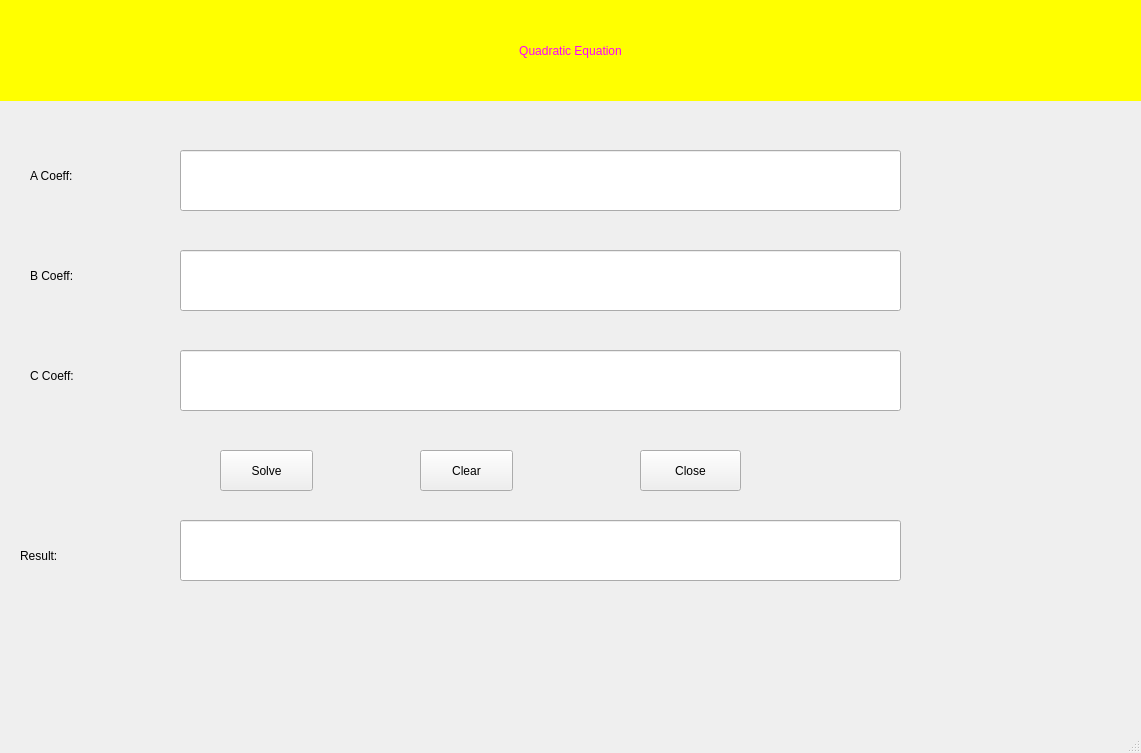
<?xml version="1.0" encoding="UTF-8"?>
<ui version="4.0">
 <class>MainWindow</class>
 <widget class="QMainWindow" name="MainWindow">
  <property name="geometry">
   <rect>
    <x>0</x>
    <y>0</y>
    <width>1141</width>
    <height>753</height>
   </rect>
  </property>
  <property name="windowTitle">
   <string>MainWindow</string>
  </property>
  <widget class="QWidget" name="centralwidget">
   <widget class="QLabel" name="label">
    <property name="geometry">
     <rect>
      <x>0</x>
      <y>0</y>
      <width>1141</width>
      <height>101</height>
     </rect>
    </property>
    <property name="styleSheet">
     <string notr="true">font: 24pt &quot;MS Shell Dlg 2&quot;;
color: rgb(255, 0, 255);
background-color: rgb(255, 255, 0);</string>
    </property>
    <property name="text">
     <string>Quadratic Equation</string>
    </property>
    <property name="alignment">
     <set>Qt::AlignCenter</set>
    </property>
   </widget>
   <widget class="QLabel" name="label_2">
    <property name="geometry">
     <rect>
      <x>30</x>
      <y>150</y>
      <width>111</width>
      <height>51</height>
     </rect>
    </property>
    <property name="styleSheet">
     <string notr="true">font: 16pt &quot;MS Shell Dlg 2&quot;;</string>
    </property>
    <property name="text">
     <string>A Coeff:</string>
    </property>
   </widget>
   <widget class="QLabel" name="label_3">
    <property name="geometry">
     <rect>
      <x>30</x>
      <y>250</y>
      <width>111</width>
      <height>51</height>
     </rect>
    </property>
    <property name="styleSheet">
     <string notr="true">font: 16pt &quot;MS Shell Dlg 2&quot;;</string>
    </property>
    <property name="text">
     <string>B Coeff:</string>
    </property>
   </widget>
   <widget class="QLabel" name="label_4">
    <property name="geometry">
     <rect>
      <x>30</x>
      <y>350</y>
      <width>111</width>
      <height>51</height>
     </rect>
    </property>
    <property name="styleSheet">
     <string notr="true">font: 16pt &quot;MS Shell Dlg 2&quot;;</string>
    </property>
    <property name="text">
     <string>C Coeff:</string>
    </property>
   </widget>
   <widget class="QLineEdit" name="lineEditA">
    <property name="geometry">
     <rect>
      <x>180</x>
      <y>150</y>
      <width>721</width>
      <height>61</height>
     </rect>
    </property>
    <property name="styleSheet">
     <string notr="true">font: 16pt &quot;MS Shell Dlg 2&quot;;</string>
    </property>
   </widget>
   <widget class="QLineEdit" name="lineEditB">
    <property name="geometry">
     <rect>
      <x>180</x>
      <y>250</y>
      <width>721</width>
      <height>61</height>
     </rect>
    </property>
    <property name="styleSheet">
     <string notr="true">font: 16pt &quot;MS Shell Dlg 2&quot;;</string>
    </property>
   </widget>
   <widget class="QLineEdit" name="lineEditC">
    <property name="geometry">
     <rect>
      <x>180</x>
      <y>350</y>
      <width>721</width>
      <height>61</height>
     </rect>
    </property>
    <property name="styleSheet">
     <string notr="true">font: 16pt &quot;MS Shell Dlg 2&quot;;</string>
    </property>
   </widget>
   <widget class="QLabel" name="label_5">
    <property name="geometry">
     <rect>
      <x>20</x>
      <y>530</y>
      <width>111</width>
      <height>51</height>
     </rect>
    </property>
    <property name="styleSheet">
     <string notr="true">font: 16pt &quot;MS Shell Dlg 2&quot;;</string>
    </property>
    <property name="text">
     <string>Result:</string>
    </property>
   </widget>
   <widget class="QLineEdit" name="lineEditResult">
    <property name="geometry">
     <rect>
      <x>180</x>
      <y>520</y>
      <width>721</width>
      <height>61</height>
     </rect>
    </property>
    <property name="styleSheet">
     <string notr="true">font: 16pt &quot;MS Shell Dlg 2&quot;;</string>
    </property>
   </widget>
   <widget class="QPushButton" name="pushButtonSolve">
    <property name="geometry">
     <rect>
      <x>220</x>
      <y>450</y>
      <width>93</width>
      <height>41</height>
     </rect>
    </property>
    <property name="styleSheet">
     <string notr="true">font: 16pt &quot;MS Shell Dlg 2&quot;;</string>
    </property>
    <property name="text">
     <string>Solve</string>
    </property>
    <property name="icon">
     <iconset>
      <normaloff>../../TUDUYLAPTRINH/sales_report/images/calculate.png</normaloff>../../TUDUYLAPTRINH/sales_report/images/calculate.png</iconset>
    </property>
   </widget>
   <widget class="QPushButton" name="pushButtonClear">
    <property name="geometry">
     <rect>
      <x>420</x>
      <y>450</y>
      <width>93</width>
      <height>41</height>
     </rect>
    </property>
    <property name="styleSheet">
     <string notr="true">font: 16pt &quot;MS Shell Dlg 2&quot;;</string>
    </property>
    <property name="text">
     <string>Clear</string>
    </property>
   </widget>
   <widget class="QPushButton" name="pushButtonClose">
    <property name="geometry">
     <rect>
      <x>640</x>
      <y>450</y>
      <width>101</width>
      <height>41</height>
     </rect>
    </property>
    <property name="styleSheet">
     <string notr="true">font: 16pt &quot;MS Shell Dlg 2&quot;;</string>
    </property>
    <property name="text">
     <string>Close</string>
    </property>
    <property name="icon">
     <iconset>
      <normaloff>../../TUDUYLAPTRINH/learn_gui/fibo_gui/images/close.png</normaloff>../../TUDUYLAPTRINH/learn_gui/fibo_gui/images/close.png</iconset>
    </property>
   </widget>
   <widget class="QLabel" name="label_6">
    <property name="geometry">
     <rect>
      <x>930</x>
      <y>160</y>
      <width>181</width>
      <height>421</height>
     </rect>
    </property>
    <property name="text">
     <string/>
    </property>
    <property name="pixmap">
     <pixmap>C:/Users/DELL/Pictures/ip11/IMG_6278.JPG</pixmap>
    </property>
    <property name="scaledContents">
     <bool>true</bool>
    </property>
   </widget>
  </widget>
  <widget class="QMenuBar" name="menubar">
   <property name="geometry">
    <rect>
     <x>0</x>
     <y>0</y>
     <width>1141</width>
     <height>26</height>
    </rect>
   </property>
  </widget>
  <widget class="QStatusBar" name="statusbar"/>
 </widget>
 <resources/>
 <connections>
  <connection>
   <sender>pushButtonClear</sender>
   <signal>clicked()</signal>
   <receiver>lineEditA</receiver>
   <slot>clear()</slot>
   <hints>
    <hint type="sourcelabel">
     <x>466</x>
     <y>496</y>
    </hint>
    <hint type="destinationlabel">
     <x>540</x>
     <y>206</y>
    </hint>
   </hints>
  </connection>
  <connection>
   <sender>pushButtonClear</sender>
   <signal>clicked()</signal>
   <receiver>lineEditB</receiver>
   <slot>clear()</slot>
   <hints>
    <hint type="sourcelabel">
     <x>466</x>
     <y>496</y>
    </hint>
    <hint type="destinationlabel">
     <x>540</x>
     <y>306</y>
    </hint>
   </hints>
  </connection>
  <connection>
   <sender>pushButtonClear</sender>
   <signal>clicked()</signal>
   <receiver>lineEditC</receiver>
   <slot>clear()</slot>
   <hints>
    <hint type="sourcelabel">
     <x>466</x>
     <y>496</y>
    </hint>
    <hint type="destinationlabel">
     <x>540</x>
     <y>406</y>
    </hint>
   </hints>
  </connection>
  <connection>
   <sender>pushButtonClear</sender>
   <signal>clicked()</signal>
   <receiver>lineEditResult</receiver>
   <slot>clear()</slot>
   <hints>
    <hint type="sourcelabel">
     <x>466</x>
     <y>496</y>
    </hint>
    <hint type="destinationlabel">
     <x>540</x>
     <y>576</y>
    </hint>
   </hints>
  </connection>
  <connection>
   <sender>pushButtonClose</sender>
   <signal>clicked()</signal>
   <receiver>MainWindow</receiver>
   <slot>close()</slot>
   <hints>
    <hint type="sourcelabel">
     <x>690</x>
     <y>496</y>
    </hint>
    <hint type="destinationlabel">
     <x>570</x>
     <y>376</y>
    </hint>
   </hints>
  </connection>
 </connections>
</ui>
